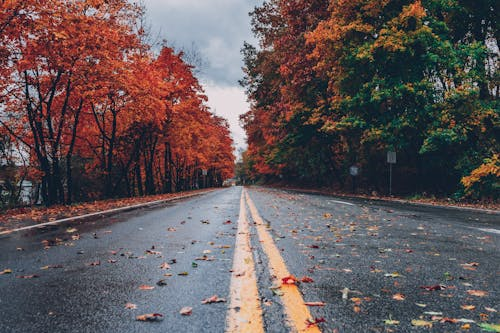
#> input picture data/img.png, 500 x 333 px
$ python sobel_edge_detection.py
#> lines starting #> are read from the running program, lines starting #| are printed output that depends on the picture
from typing import Tuple

from cv2 import CV_64F, CV_8U, imshow, waitKey, normalize, Sobel, imread, NORM_MINMAX, IMREAD_GRAYSCALE, destroyWindow
from numpy import sqrt, ndarray


def sobel_edge_detection(image: ndarray, kernel_size: int = 3) -> Tuple[ndarray, ndarray, ndarray]:
    """
    Apply Sobel edge detection to the input image using OpenCV.

    Args:
        image (np.ndarray): Input image as a 2D numpy array (grayscale).
        kernel_size (int): Size of the Sobel kernel. Must be 1, 3, 5, or 7.

    Returns:
        Tuple[np.ndarray, np.ndarray, np.ndarray]: A tuple containing:
            - Gradient magnitude
            - Gradient in X direction
            - Gradient in Y direction
    """
    if kernel_size not in (1, 3, 5, 7):
        raise ValueError("Kernel size must be 1, 3, 5, or 7")

    grad_x = Sobel(image, CV_64F, 1, 0, ksize=kernel_size)
    grad_y = Sobel(image, CV_64F, 0, 1, ksize=kernel_size)

    magnitude = sqrt(grad_x ** 2 + grad_y ** 2)
    magnitude = normalize(magnitude, None, 0, 255, NORM_MINMAX, dtype=CV_8U)

    return magnitude, grad_x, grad_y


def display_image(window_name: str, image: ndarray):
    """
    Display an image in a named window and wait for a key press.

    Args:
        window_name (str): Name of the window to display the image.
        image (np.ndarray): Image to display.
    """
    imshow(window_name, image)
    waitKey(0)
    destroyWindow(window_name)


def main():
    image_path = "../../data/img.png"
    image = imread(image_path, IMREAD_GRAYSCALE)
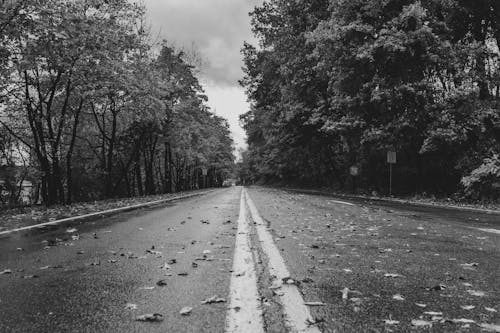
#> image: shape (333, 500); min 0, max 247, mean 89.6

    if image is None:
        print(f"Error: Could not read image from {image_path}")
        return

    edge_magnitude, grad_x, grad_y = sobel_edge_detection(image)
#> in sobel_edge_detection, `grad_x = Sobel(image, CV_64F, 1, 0, ksize=kernel_size)`:
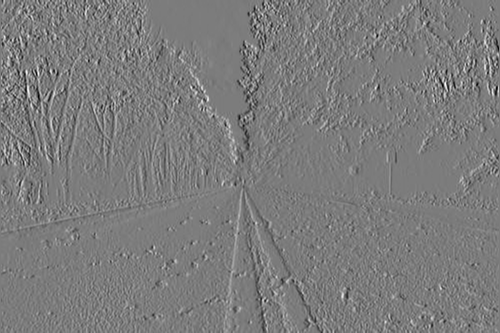
#> grad_x: shape (333, 500) float64; min -661, max 696, mean -0.1; drawn with min black and max white
#> in sobel_edge_detection, `grad_y = Sobel(image, CV_64F, 0, 1, ksize=kernel_size)`:
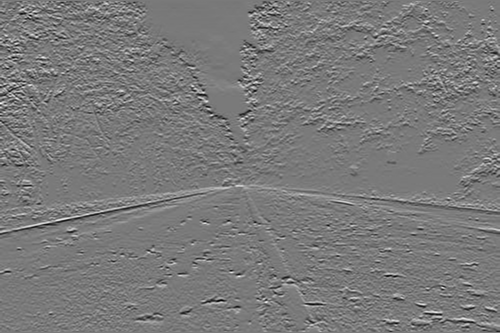
#> grad_y: shape (333, 500) float64; min -660, max 716, mean -0.2; drawn with min black and max white
#> in sobel_edge_detection, `magnitude = sqrt(grad_x ** 2 + grad_y ** 2)`:
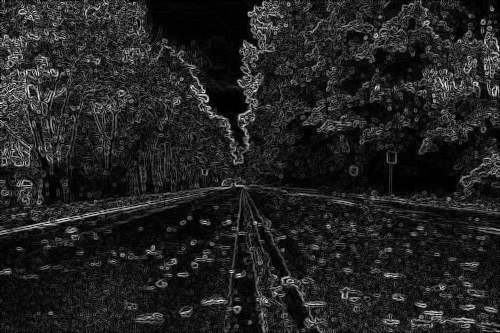
#> magnitude: shape (333, 500) float64; min 0, max 716, mean 97; drawn with min black and max white

    # Display original image
    display_image("Original Image", image)

    # Display edge detection results
    display_image("Edge Magnitude", edge_magnitude)
    display_image("Edges in X direction", normalize(grad_x, None, 0, 255, NORM_MINMAX, dtype=CV_8U))
    display_image("Edges in Y direction", normalize(grad_y, None, 0, 255, NORM_MINMAX, dtype=CV_8U))

    print("Edge detection completed. All windows closed.")


if __name__ == "__main__":
    main()
